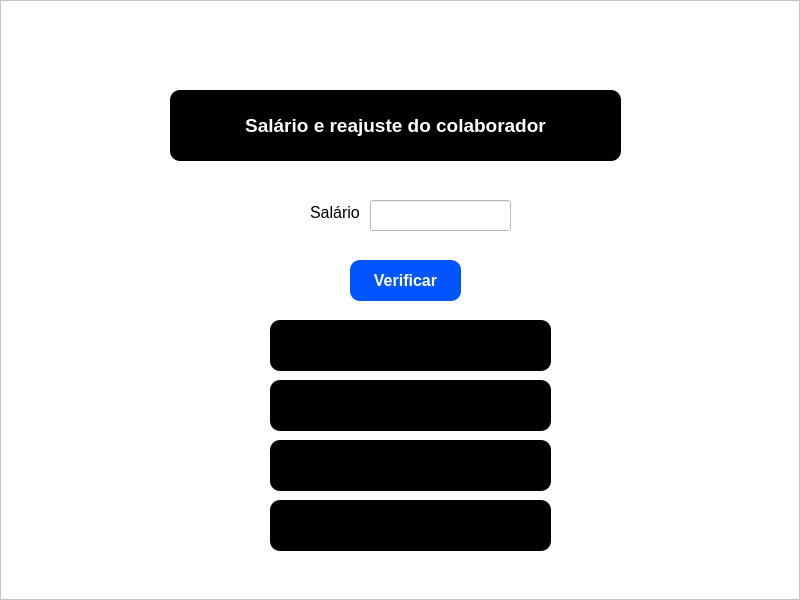
<?xml version="1.0" encoding="UTF-8"?>
<ui version="4.0">
 <class>MainWindow</class>
 <widget class="QMainWindow" name="MainWindow">
  <property name="geometry">
   <rect>
    <x>0</x>
    <y>0</y>
    <width>800</width>
    <height>600</height>
   </rect>
  </property>
  <property name="windowTitle">
   <string>MainWindow</string>
  </property>
  <widget class="QWidget" name="centralwidget">
   <layout class="QHBoxLayout" name="horizontalLayout">
    <property name="spacing">
     <number>0</number>
    </property>
    <property name="leftMargin">
     <number>0</number>
    </property>
    <property name="topMargin">
     <number>0</number>
    </property>
    <property name="rightMargin">
     <number>0</number>
    </property>
    <property name="bottomMargin">
     <number>0</number>
    </property>
    <item>
     <widget class="QFrame" name="frame">
      <property name="styleSheet">
       <string notr="true">background-color: #FFF;</string>
      </property>
      <property name="frameShape">
       <enum>QFrame::StyledPanel</enum>
      </property>
      <property name="frameShadow">
       <enum>QFrame::Raised</enum>
      </property>
      <widget class="QLabel" name="label">
       <property name="geometry">
        <rect>
         <x>170</x>
         <y>90</y>
         <width>451</width>
         <height>71</height>
        </rect>
       </property>
       <property name="font">
        <font>
         <family>Arial</family>
         <pointsize>14</pointsize>
         <weight>75</weight>
         <bold>true</bold>
        </font>
       </property>
       <property name="styleSheet">
        <string notr="true">background-color: #000;
color: #FFF;
border-radius: 10px;</string>
       </property>
       <property name="text">
        <string>Salário e reajuste do colaborador</string>
       </property>
       <property name="alignment">
        <set>Qt::AlignCenter</set>
       </property>
      </widget>
      <widget class="QLabel" name="label_2">
       <property name="geometry">
        <rect>
         <x>310</x>
         <y>197</y>
         <width>60</width>
         <height>31</height>
        </rect>
       </property>
       <property name="font">
        <font>
         <pointsize>12</pointsize>
        </font>
       </property>
       <property name="text">
        <string>Salário</string>
       </property>
      </widget>
      <widget class="QLineEdit" name="lineEdit">
       <property name="geometry">
        <rect>
         <x>370</x>
         <y>200</y>
         <width>141</width>
         <height>31</height>
        </rect>
       </property>
      </widget>
      <widget class="QLabel" name="label_verificar">
       <property name="geometry">
        <rect>
         <x>270</x>
         <y>320</y>
         <width>281</width>
         <height>51</height>
        </rect>
       </property>
       <property name="font">
        <font>
         <family>Arial</family>
         <pointsize>12</pointsize>
         <weight>75</weight>
         <bold>true</bold>
        </font>
       </property>
       <property name="styleSheet">
        <string notr="true">background-color: #000;
color: #FFF;
border-radius: 10px;</string>
       </property>
       <property name="text">
        <string/>
       </property>
       <property name="alignment">
        <set>Qt::AlignCenter</set>
       </property>
      </widget>
      <widget class="QPushButton" name="pb_verificar">
       <property name="geometry">
        <rect>
         <x>350</x>
         <y>260</y>
         <width>111</width>
         <height>41</height>
        </rect>
       </property>
       <property name="font">
        <font>
         <pointsize>12</pointsize>
         <weight>75</weight>
         <bold>true</bold>
        </font>
       </property>
       <property name="styleSheet">
        <string notr="true">background-color: #0055ff;
color: #FFF;
border-radius: 10px;</string>
       </property>
       <property name="text">
        <string>Verificar</string>
       </property>
      </widget>
      <widget class="QLabel" name="label_verificar_2">
       <property name="geometry">
        <rect>
         <x>270</x>
         <y>380</y>
         <width>281</width>
         <height>51</height>
        </rect>
       </property>
       <property name="font">
        <font>
         <family>Arial</family>
         <pointsize>12</pointsize>
         <weight>75</weight>
         <bold>true</bold>
        </font>
       </property>
       <property name="styleSheet">
        <string notr="true">background-color: #000;
color: #FFF;
border-radius: 10px;</string>
       </property>
       <property name="text">
        <string/>
       </property>
       <property name="alignment">
        <set>Qt::AlignCenter</set>
       </property>
      </widget>
      <widget class="QLabel" name="label_verificar_3">
       <property name="geometry">
        <rect>
         <x>270</x>
         <y>440</y>
         <width>281</width>
         <height>51</height>
        </rect>
       </property>
       <property name="font">
        <font>
         <family>Arial</family>
         <pointsize>12</pointsize>
         <weight>75</weight>
         <bold>true</bold>
        </font>
       </property>
       <property name="styleSheet">
        <string notr="true">background-color: #000;
color: #FFF;
border-radius: 10px;</string>
       </property>
       <property name="text">
        <string/>
       </property>
       <property name="alignment">
        <set>Qt::AlignCenter</set>
       </property>
      </widget>
      <widget class="QLabel" name="label_verificar_4">
       <property name="geometry">
        <rect>
         <x>270</x>
         <y>500</y>
         <width>281</width>
         <height>51</height>
        </rect>
       </property>
       <property name="font">
        <font>
         <family>Arial</family>
         <pointsize>12</pointsize>
         <weight>75</weight>
         <bold>true</bold>
        </font>
       </property>
       <property name="styleSheet">
        <string notr="true">background-color: #000;
color: #FFF;
border-radius: 10px;</string>
       </property>
       <property name="text">
        <string/>
       </property>
       <property name="alignment">
        <set>Qt::AlignCenter</set>
       </property>
      </widget>
     </widget>
    </item>
   </layout>
  </widget>
 </widget>
 <resources/>
 <connections/>
</ui>
